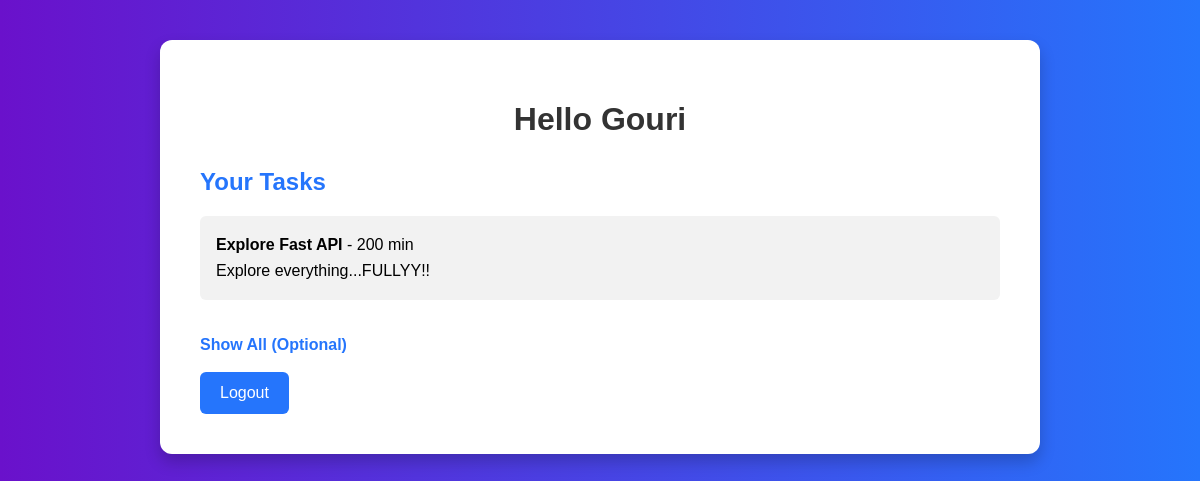
The app's page /employee-dashboard/ (signed in), older data.
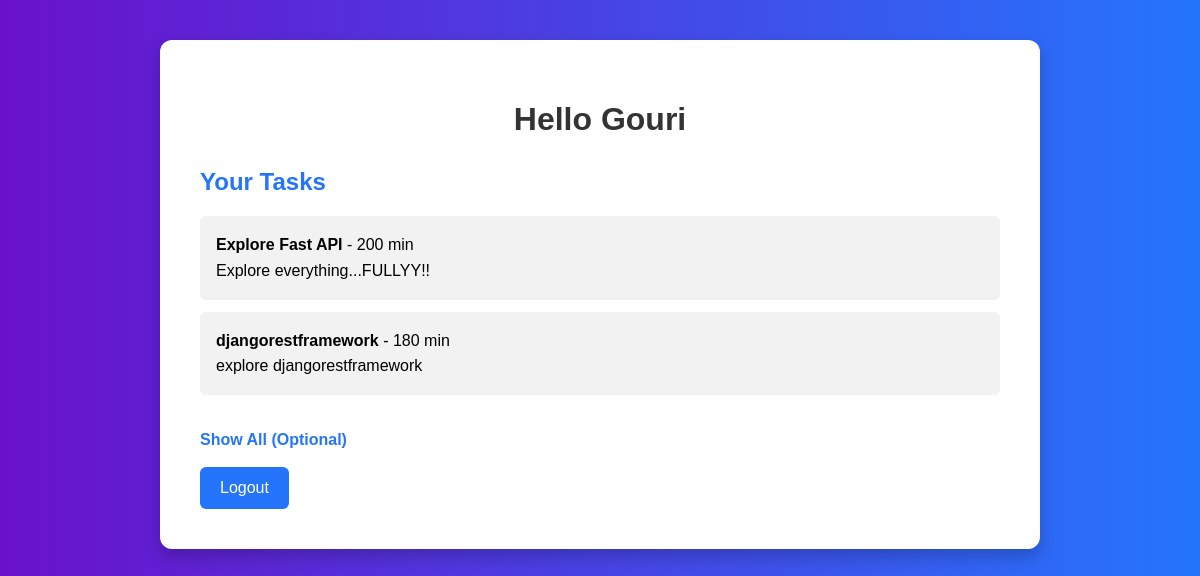
The same page, newer data.
### tasks/models.py (models this page shows, shortened)
class Task(models.Model):
    assigned_to = models.ForeignKey(User, on_delete=models.CASCADE)
    title = models.CharField(max_length=100)
    description = models.TextField()
    duration = models.IntegerField(help_text="in minutes")
    created_at = models.DateTimeField(auto_now_add=True)

### tasks/views.py (the view)
# urls.py: path('employee-dashboard/', views.dashboard_employee, name='dashboard_employee'),
@login_required
def dashboard_employee(request):
    if request.user.is_staff:
        return redirect('dashboard_admin')
    tasks = Task.objects.filter(assigned_to=request.user)
    return render(request, 'dashboard_employee.html', {'tasks': tasks})

### templates/dashboard_employee.html (shortened to what this page needs)
<!DOCTYPE html>
<html>
<head>
</head>
<body>
    <div class="dashboard-container">
        <h1>Hello {{ user.username }}</h1>
        <h2>Your Tasks</h2>
        <ul>
            {% for task in tasks %}
                <li>
                    <strong>{{ task.title }}</strong> - {{ task.duration }} min<br>
                    {{ task.description }}
                </li>
            {% empty %}
                <li>No tasks assigned.</li>
            {% endfor %}
        </ul>
        <a href="{% url 'all_tasks' %}">Show All (Optional)</a><br><br>
         <form method="post" action="{% url 'logout' %}">
    <button type="submit">Logout</button>
</form>
    </div>
</body>
</html>

Row changes from the older to the newer data that the page shows:
added Task: title "djangorestframework", duration "180", description "explore djangorestframework"
